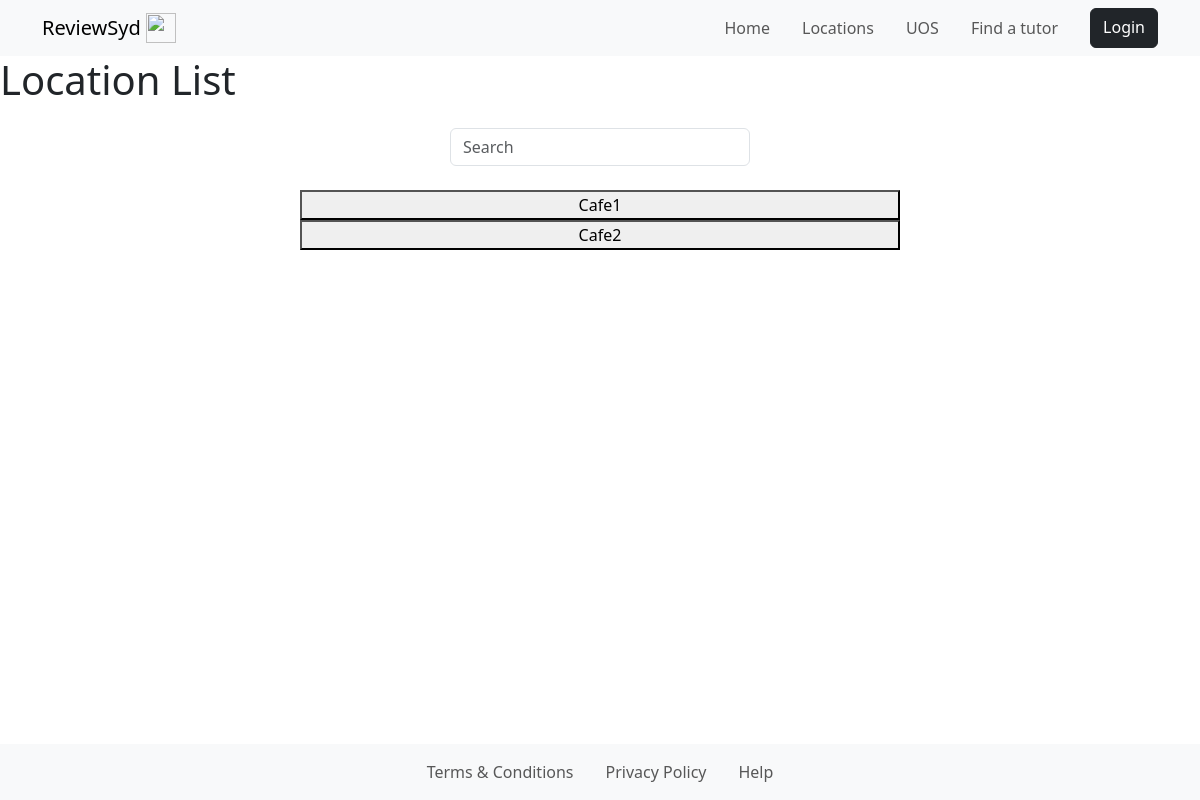
Before: /locationList/ with the older database file.
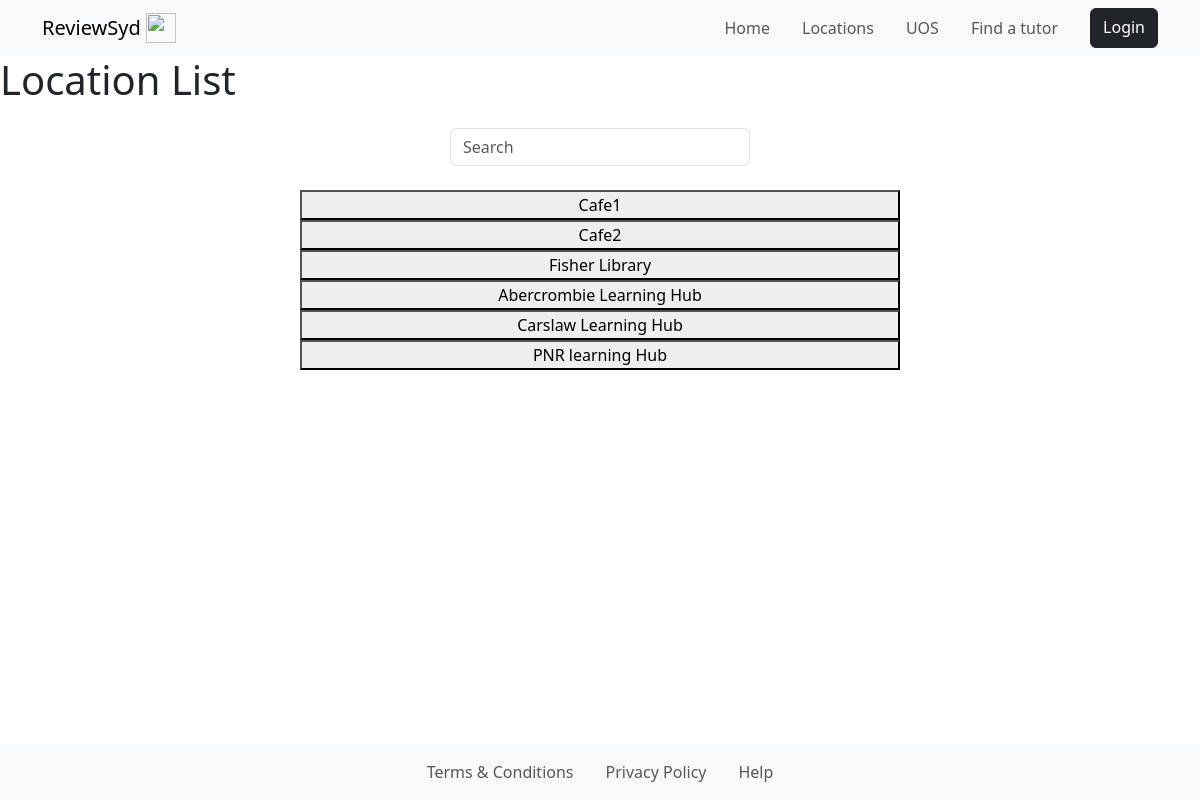
After: the same page with the newer database file.
### myapp/models.py (models this page shows)
class Locations(models.Model):
    name= models.CharField(max_length=255)
    location= models.CharField(max_length=255)
    hours=models.CharField(max_length=255)
    website=models.CharField(max_length=255, blank=True)
    phone_number=models.CharField(max_length=255, blank=True)
    amenities=models.CharField(max_length=255, blank=True)
    avgNoise=models.IntegerField(blank=True, default=0)
    avgAmen=models.IntegerField(blank=True, default=0)
    avgClean=models.IntegerField(blank=True, default=0)
    nearPlaces=models.CharField(max_length=255, blank=True)

### myapp/views.py (the view)
# urls.py: path("locationList/", views.locationList, name="location list"),
def locationList(request):
    results=Locations.objects.all()
    return render(request, "locationList.html", {"locations": results})

### myapp/templates/locationList.html (shortened to what this page needs)
{%extends "hf.html"%}{%block title%}Location List{%endblock%}
{%block content%}
<h1> Location List </h1>
<div class="input-group rounded w-25 mx-auto py-3">
    <input type="search" id="search" class="form-control rounded" placeholder="Search" aria-label="Search" aria-describedby="search-addon" />
</div>
<div id="locations" class="mx-auto w-50 pt-2 text-center">
    {%for location in locations%}
        <div>
            <button class="w-100" onclick="location.href = '/location/{{location.name}}/'">
                {{location.name}}
            </button>
        </div>
    {%endfor%}
</div>
{%endblock%}

### myapp/templates/hf.html (shortened to what this page needs)
{% load static %}
<!DOCTYPE html>
<html>
    <head>
        <link rel="stylesheet" href="{% static 'style.css' %}">
        <link href="https://cdn.jsdelivr.net/npm/bootstrap@5.3.2/dist/css/bootstrap.min.css" rel="stylesheet">
    </head>
    <body>
        <body>
            <nav class="navbar navbar-expand-lg navbar-light bg-light">
                <div class="container">
                    <a class="navbar-brand" href="{% url 'home' %}">
                        ReviewSyd
                        <img
                            src="/static/images/logo.png"
                            width="30"
                            height="30"
                            class="d-inline-block align-top"
                            alt=""
                        />
                    </a>
                    <div
                        class="collapse navbar-collapse justify-content-end"
                        id="navbarNav"
                    >
                        <ul class="navbar-nav">
                            <li class="nav-item">
                                <a
                                    class="nav-link {% if navbar == 'home' %} active {% endif %} me-3"
                                    aria-current="page"
                                    href="{% url 'home' %}"
                                    >Home</a
                                >
                            </li>
                            <li class="nav-item">
                                <a
                                    class="nav-link {% if navbar == 'locations' %} active {% endif %} me-3"
                                    aria-current="page"
                                    href="{% url 'location list' %}"
                                    >Locations</a
                                >
                            </li>
                            <li class="nav-item">
                                <a
                                    class="nav-link me-3"
                                    href=""
                                    >UOS</a
                                >
                            </li>
                            <li class="nav-item">
                                <a
                                    class="nav-link {% if navbar == 'tutor' %} active {% endif %} me-4"
                                    aria-current="page"
                                    href="{% url 'findTutor' %}"
                                    >Find a tutor</a
                                >
                            </li>
                            <a href="{% url 'login' %}" class="btn btn-dark rounded-2">Login</a>
                        </ul>
                    </div>
                </div>
            </nav>
            {% block content %}
            {% endblock content %}
            <nav class="navbar navbar-expand-lg navbar-light bg-light fixed-bottom" id="botNavbar"  >
                <div class="container-fluid justify-content-center" id="botNavbar">
                    <ul class="navbar-nav">
                      <li class="nav-item">
                        <a class="nav-link me-3" href="{% url 'terms and conditions' %}">Terms & Conditions</a>
                      </li>
                      <li class="nav-item">
                        <a class="nav-link me-3" href="{% url 'privacy' %}">Privacy Policy</a>
                      </li>
                      <li class="nav-item">
                        <a class="nav-link" href="{% url 'help' %}">Help</a>
                      </li>
                    </ul>
                </div>
            </nav>
        </body>
    </body>
</html>

Changed rows visible on the page:
added Locations: name "Fisher Library"
added Locations: name "Abercrombie Learning Hub"
added Locations: name "Carslaw Learning Hub"
added Locations: name "PNR learning Hub"
